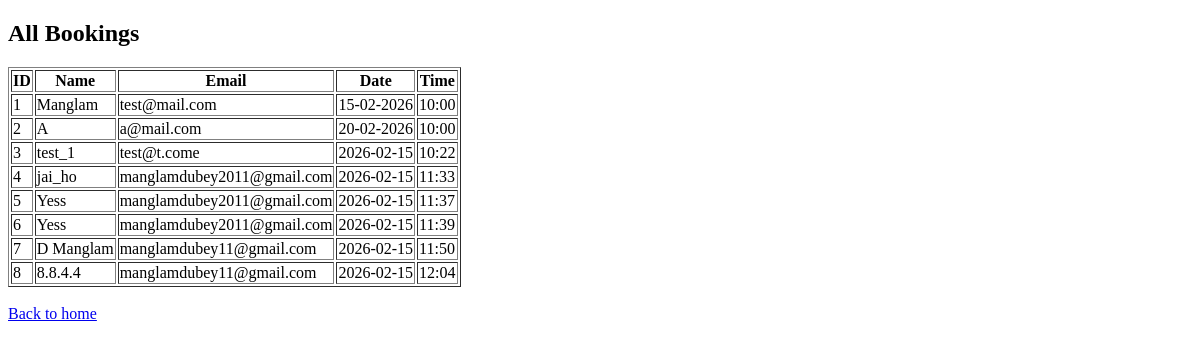
/admin, run on an earlier commit of the app's database.
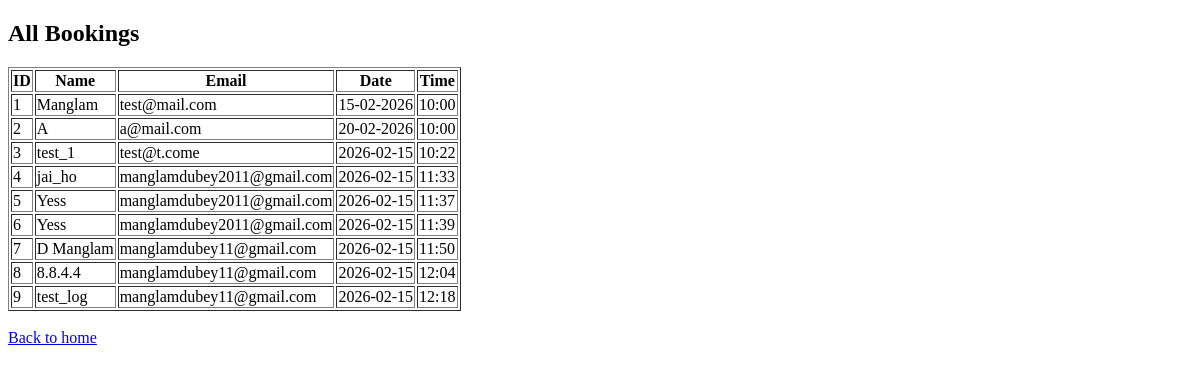
And on a later commit of the database.
### tables this page shows
CREATE TABLE bookings(
    id INTEGER PRIMARY KEY AUTOINCREMENT,
    name TEXT NOT NULL,
    email TEXT NOT NULL,
    date DATE NOT NULL,
    time TIME NOT NULL
    );

### app.py (the view)
@app.route("/admin")
def admin():
    logger.info("Admin panel viewed")
    bookings = get_all_bookings()
    return render_template("admin.html", bookings=bookings)

### db.py (called while the page is built)
def get_connection():
    return sqlite3.connect(DB_NAME)

def get_all_bookings():
    conn = get_connection()
    cursor = conn.cursor()
    cursor.execute("SELECT * FROM bookings")
    rows = cursor.fetchall()
    conn.close()
    return rows

### templates/admin.html (shortened to what this page needs)
<!DOCTYPE html>
<html>
<head>
</head>
<body>
<h2>All Bookings</h2>
<table border="1">
    <tr>
        <th>ID</th>
        <th>Name</th>
        <th>Email</th>
        <th>Date</th>
        <th>Time</th>
    </tr>
    {% for booking in bookings %}
    <tr>
        <td>{{ booking[0] }}</td>
        <td>{{ booking[1] }}</td>
        <td>{{ booking[2] }}</td>
        <td>{{ booking[3] }}</td>
        <td>{{ booking[4] }}</td>
    </tr>
    {% endfor %}
</table>
<br>
<a href="/">Back to home</a>
</body>
</html>

What changed in the data, as far as the page shows it:
added bookings: id "9", name "test_log", email "manglamdubey11@gmail.com", date "2026-02-15", time "12:18"
